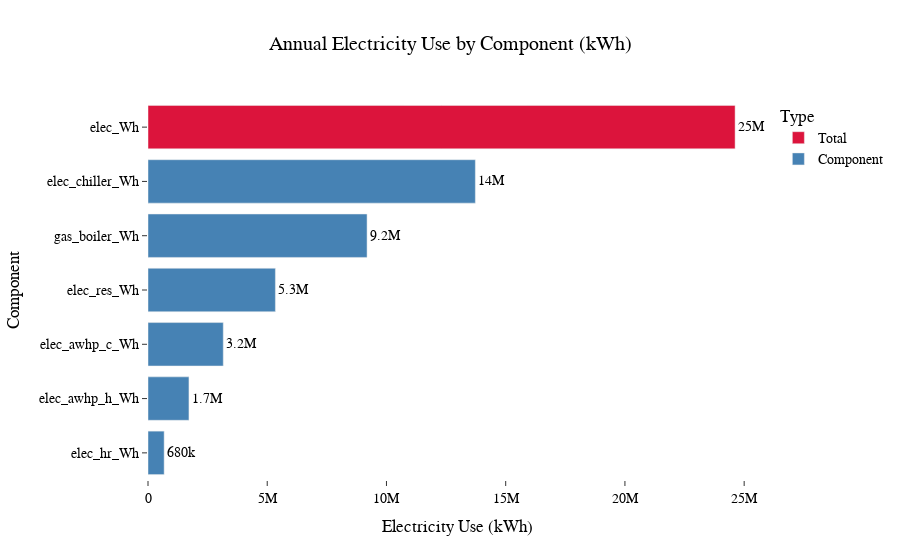

Write notebook code for a chart like this one.
### Code cell
#! Update for mutliple scenarios and years

from src.visuals import plot_energy_breakdown

df = source_energy.copy()

plot_energy_breakdown(df)

### Figure 1 — Plotly figure (JSON) as saved in the notebook; plotly's stock layout.template omitted (floating-point values rounded to 4 significant figures)
{"data": [{"hovertemplate": "Type=Total<br>Electricity Use (kWh)=%{text}<br>Component=%{y}<extra></extra>", "legendgroup": "Total", "marker": {"color": "crimson", "pattern": {"shape": ""}}, "name": "Total", "orientation": "h", "showlegend": true, "text": [24620000.0], "textposition": "outside", "texttemplate": "%{text:.2s}", "type": "bar", "x": [24620000.0], "xaxis": "x", "y": ["elec_Wh"], "yaxis": "y"}, {"hovertemplate": "Type=Component<br>Electricity Use (kWh)=%{text}<br>Component=%{y}<extra></extra>", "legendgroup": "Component", "marker": {"color": "steelblue", "pattern": {"shape": ""}}, "name": "Component", "orientation": "h", "showlegend": true, "text": [13730000.0, 9186000.0, 5342000.0, 3156000.0, 1717000.0, 677300.0], "textposition": "outside", "texttemplate": "%{text:.2s}", "type": "bar", "x": [13730000.0, 9186000.0, 5342000.0, 3156000.0, 1717000.0, 677300.0], "xaxis": "x", "y": ["elec_chiller_Wh", "gas_boiler_Wh", "elec_res_Wh", "elec_awhp_c_Wh", "elec_awhp_h_Wh", "elec_hr_Wh"], "yaxis": "y"}], "layout": {"barmode": "relative", "legend": {"title": {"text": "Type"}, "tracegroupgap": 0}, "title": {"text": "Annual Electricity Use by Component (kWh)"}, "xaxis": {"anchor": "y", "domain": [0, 1], "title": {"text": "Electricity Use (kWh)"}}, "yaxis": {"anchor": "x", "categoryorder": "total ascending", "domain": [0, 1], "title": {"text": "Component"}}}}
